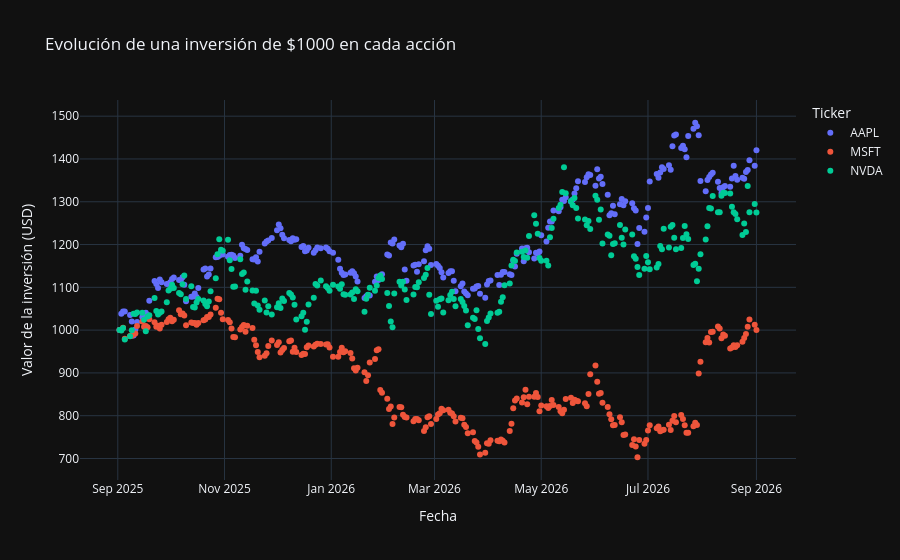

Notebook cell for this chart:
### Code cell
import plotly.io as pio
#print(pio.renderers) # imprimimos el renderizador por defecto de plotly express, que es 
#pio.renderers.default = "vscode" # cambiamos el renderizador por defecto de plotly expre
inversion = (precios / precios.values[0]) * 1000
px.scatter(inversion,
        title="Evolución de una inversión de $1000 en cada acción",#calculamos la evolucio
        labels={"value":"Valor de la inversión (USD)", "Date":"Fecha"},
        template="plotly_dark"#Grafica oscura, si queremos una grafica clara podemos poner
        )

### Figure 1 — Plotly figure (JSON) as saved in the notebook; plotly's stock layout.template omitted (floating-point values rounded to 4 significant figures; data arrays with more than 128 entries replaced by an {"elided": "..."} marker saying what was removed)
{"data": [{"hovertemplate": "Ticker=AAPL<br>Fecha=%{x}<br>Valor de la inversión (USD)=%{y}<extra></extra>", "legendgroup": "AAPL", "marker": {"color": "#636efa", "symbol": "circle"}, "mode": "markers", "name": "AAPL", "orientation": "v", "showlegend": true, "type": "scatter", "x": {"elided": "252 str values"}, "xaxis": "x", "y": {"elided": "252 float values"}, "yaxis": "y"}, {"hovertemplate": "Ticker=MSFT<br>Fecha=%{x}<br>Valor de la inversión (USD)=%{y}<extra></extra>", "legendgroup": "MSFT", "marker": {"color": "#EF553B", "symbol": "circle"}, "mode": "markers", "name": "MSFT", "orientation": "v", "showlegend": true, "type": "scatter", "x": {"elided": "252 str values"}, "xaxis": "x", "y": {"elided": "252 float values"}, "yaxis": "y"}, {"hovertemplate": "Ticker=NVDA<br>Fecha=%{x}<br>Valor de la inversión (USD)=%{y}<extra></extra>", "legendgroup": "NVDA", "marker": {"color": "#00cc96", "symbol": "circle"}, "mode": "markers", "name": "NVDA", "orientation": "v", "showlegend": true, "type": "scatter", "x": {"elided": "252 str values"}, "xaxis": "x", "y": {"elided": "252 float values"}, "yaxis": "y"}], "layout": {"legend": {"title": {"text": "Ticker"}, "tracegroupgap": 0}, "title": {"text": "Evolución de una inversión de $1000 en cada acción"}, "xaxis": {"anchor": "y", "domain": [0, 1], "title": {"text": "Fecha"}}, "yaxis": {"anchor": "x", "domain": [0, 1], "title": {"text": "Valor de la inversión (USD)"}}}}
